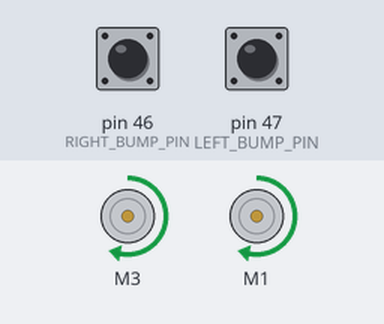
Bench run of a sketch on a simulated Arduino Mega 2560, built with avr-gcc and run on an emulated ATmega2560. Shown: 2 × DC motor (green arrow = forward, orange = backward, longer = faster). The test bench sets the inputs (shaded band); at power-on: pin 46 (RIGHT_BUMP_PIN) HIGH, pin 47 (LEFT_BUMP_PIN) HIGH.

Above: at 3.2 s.
3.3 s: pin 46 (RIGHT_BUMP_PIN) pulled LOW for 0.15 s
At 3.8 s:
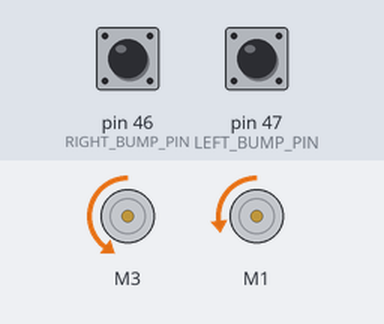
5.8 s: pin 47 (LEFT_BUMP_PIN) pulled LOW for 3.2 s
At 6.6 s:
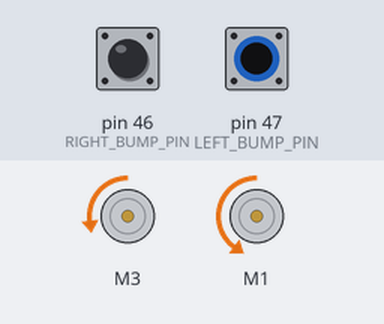
10.5 s: pin 46 (RIGHT_BUMP_PIN) pulled LOW for 3.2 s
At 15.0 s:
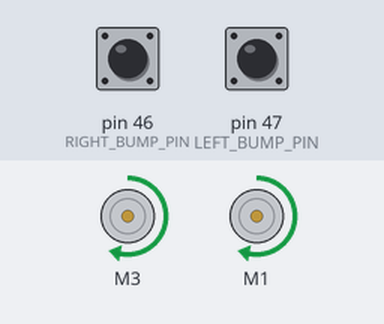
15.2 s: pin 46 (RIGHT_BUMP_PIN) driven LOW and pin 47 (LEFT_BUMP_PIN) driven LOW
18.2 s: pin 47 (LEFT_BUMP_PIN) driven HIGH
At 18.7 s:
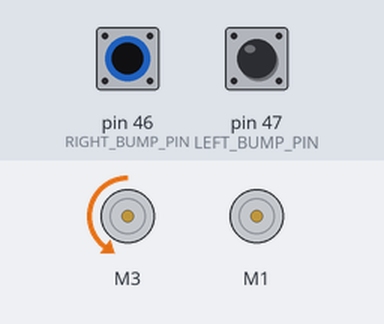
Timing chart, 0 to 22.2 s (numbered marks = the images above; inputs shaded):
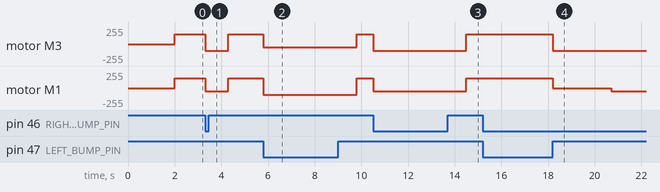

Measured:
- after the input at 3.3 s, motor M3: forward 150/255 → backward 100/255 at once, → forward 150/255 1.0 s later; motor M1: forward 150/255 → backward 50/255 at once, → forward 150/255 1.0 s later
- after the input at 5.8 s, motor M3: forward 150/255 → backward 50/255 at once, → forward 150/255 4.0 s later; motor M1: forward 150/255 → backward 100/255 at once, → forward 150/255 4.0 s later
- after the input at 10.5 s, motor M3: forward 150/255 → backward 100/255 at once, → forward 150/255 4.0 s later; motor M1: forward 150/255 → backward 50/255 at once, → forward 150/255 4.0 s later
- after the input at 15.2 s, every drawn part: stays the same
- after the input at 18.2 s, motor M3: goes on until 18.2 s, then stays backward 100/255

The sketch:

B3_03_Bump_with_180Turn.ino
```cpp
  /* B3_03_Bump.ino

   Drive the TWO-WHEELED Bread Board Bot (BBbot, B^3)
   forward.  When a whisker bump sensor on either side hits something,
   back up and turn slightly away from that direction and resume
   forward path.

   Arduino: Arduino Mega 256 v3 Clone
   Motor Shield: Adafruit assembled Motor Shield for Arduino v2
   ---->  http://www.adafruit.com/products/1438

   Programmer: Dave Eslinger; June 12, 2015
   Major revisions:
         July 3, 2015 DLE (renamed, changed motorshield pointer passing)
*/
#include <Wire.h>
#include <Adafruit_MotorShield.h>
#include <math.h>
#include <breadboardbot.h>

// Create the motor shield object with the default I2C address
Adafruit_MotorShield AFMS = Adafruit_MotorShield();

// Define Pin Assignments
const byte LEFT_BUMP_PIN = 47;    // Define DIGITAL Pins for left
const byte RIGHT_BUMP_PIN = 46;   // and right bump sensors
// Define Constants
const byte FORWARD_SPEED = 150;   // Define normal speeds
const byte BACKWARD_SPEED = 100;  // and backup/turn speed
const int  TURN_DURATION = 1000;   // Turn time in milliseconds

// Define 'ports' for motors.
const byte LEFT_MOTOR_PORT = 3;
const byte RIGHT_MOTOR_PORT = 1;
// Create pointers to motor control objects
Adafruit_DCMotor *motorLeft = AFMS.getMotor(LEFT_MOTOR_PORT);
Adafruit_DCMotor *motorRight = AFMS.getMotor(RIGHT_MOTOR_PORT);


void setup(void){
  AFMS.begin();  // create with the default frequency 1.6KHz
  // Turn off all motors to start, just a good habit
  motorLeft->run(RELEASE);
  motorRight->run(RELEASE);
  Serial.begin(9600);  //Begin serial communcation

  /*Set up Bump Pins with Arduino internal pullup resistors
    This will make them always high unless a bump switch is hit,
    which will make a connection to ground and they will read low. */
  pinMode(LEFT_BUMP_PIN,INPUT_PULLUP);
  pinMode(RIGHT_BUMP_PIN,INPUT_PULLUP);

  delay(2000);  // Two second delay to get the robot ready
}

void loop(){
  /*  Assuming no switches closed initially.  Drive forward: */
  motorLeft->setSpeed(FORWARD_SPEED);
  motorRight->setSpeed(FORWARD_SPEED);
  while(digitalRead(LEFT_BUMP_PIN) == HIGH &&
        digitalRead(RIGHT_BUMP_PIN) == HIGH) {
    motorLeft->run(FORWARD);
    motorRight->run(FORWARD);
  }

  /* If you got here, one or both of the bump switches was closed */

  if(digitalRead(LEFT_BUMP_PIN) != HIGH &&
  digitalRead(RIGHT_BUMP_PIN) != HIGH) {
    delay(3000);
    // Do I need a break between left and right here to ensure that the robot dosen't take the code literally; to the last microsecond?
    motorLeft->setSpeed(BACKWARD_SPEED);
    motorRight->setSpeed(BACKWARD_SPEED);
    motorLeft->run(BACKWARD);
    motorRight->run(RELEASE);
    delay(2500);
    motorLeft->run(RELEASE);
    motorRight->run(RELEASE);
  }

  /* First check the LEFT sensor: */
  if(digitalRead(LEFT_BUMP_PIN) != HIGH) { // the LEFT side switch was bumped
    motorLeft->setSpeed(BACKWARD_SPEED/2); // Slowly back up and turn to right
    motorRight->setSpeed(BACKWARD_SPEED);
    motorLeft->run(BACKWARD);
    motorRight->run(BACKWARD);
    delay(TURN_DURATION);                  // for specified duration
    motorLeft->run(RELEASE);               // Then stop power to the motors
    motorRight->run(RELEASE);              // and move to next section of code
  }

  /* Then check the right sensor: */
   if(digitalRead(RIGHT_BUMP_PIN) != HIGH) { // the RIGHT side switch was bumped
    motorLeft->setSpeed(BACKWARD_SPEED); // Slowly back up and turn to left
    motorRight->setSpeed(BACKWARD_SPEED/2);
    motorLeft->run(BACKWARD);
    motorRight->run(BACKWARD);
    delay(TURN_DURATION);                 // for specified duration
    motorLeft->run(RELEASE);               // Then stop power to the motors
    motorRight->run(RELEASE);              // and move to next section of code
  }

   /*That is all!  Now go back to the beginning of the loop and
     drive straight ahead until somehting is bumped. */
}
```
